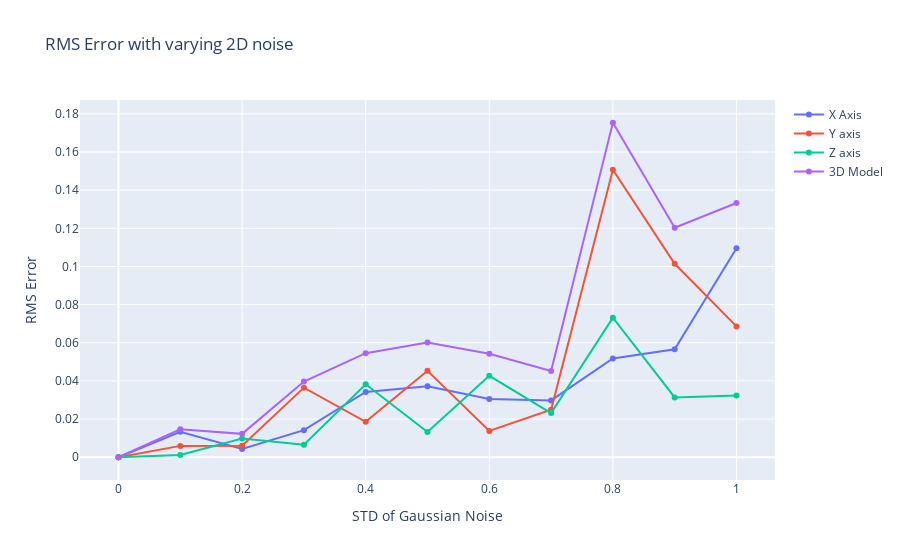

Write notebook code for a chart like this one.
### Code cell
fig = go.Figure()
fig.update_layout(title = 'RMS Error with varying 2D noise',
                  yaxis_title = 'RMS Error',
                  xaxis_title = 'STD of Gaussian Noise')

fig.add_trace(go.Scatter(
    x = rms_measurements['std'],
    y = rms_measurements['x'],
    name = 'X Axis'
))
fig.add_trace(go.Scatter(
    x = rms_measurements['std'],
    y = rms_measurements['y'],
    name = 'Y axis'
))
fig.add_trace(go.Scatter(
    x = rms_measurements['std'],
    y = rms_measurements['z'],
    name = 'Z axis'
))
fig.add_trace(go.Scatter(
    x = rms_measurements['std'],
    y = rms_measurements['3d'],
    name = '3D Model'
))
fig.show()

### Figure 1 — Plotly figure (JSON) as saved in the notebook; plotly's stock layout.template omitted (floating-point values rounded to 4 significant figures)
{"data": [{"name": "X Axis", "x": [0.0, 0.1, 0.2, 0.3, 0.4, 0.5, 0.6, 0.7, 0.8, 0.9, 1.0], "y": [0.0, 0.01337, 0.004326, 0.01421, 0.0342, 0.03722, 0.03049, 0.0298, 0.05181, 0.05659, 0.1095], "type": "scatter"}, {"name": "Y axis", "x": [0.0, 0.1, 0.2, 0.3, 0.4, 0.5, 0.6, 0.7, 0.8, 0.9, 1.0], "y": [0.0, 0.005954, 0.006007, 0.03649, 0.01856, 0.0453, 0.0138, 0.02493, 0.1507, 0.1014, 0.06859], "type": "scatter"}, {"name": "Z axis", "x": [0.0, 0.1, 0.2, 0.3, 0.4, 0.5, 0.6, 0.7, 0.8, 0.9, 1.0], "y": [0.0, 0.001189, 0.009764, 0.006579, 0.03822, 0.01325, 0.04266, 0.02318, 0.07316, 0.03137, 0.03239], "type": "scatter"}, {"name": "3D Model", "x": [0.0, 0.1, 0.2, 0.3, 0.4, 0.5, 0.6, 0.7, 0.8, 0.9, 1.0], "y": [0.0, 0.01468, 0.01225, 0.03971, 0.05454, 0.06011, 0.05422, 0.04524, 0.1753, 0.1203, 0.1332], "type": "scatter"}], "layout": {"title": {"text": "RMS Error with varying 2D noise"}, "yaxis": {"title": {"text": "RMS Error"}}, "xaxis": {"title": {"text": "STD of Gaussian Noise"}}}}
